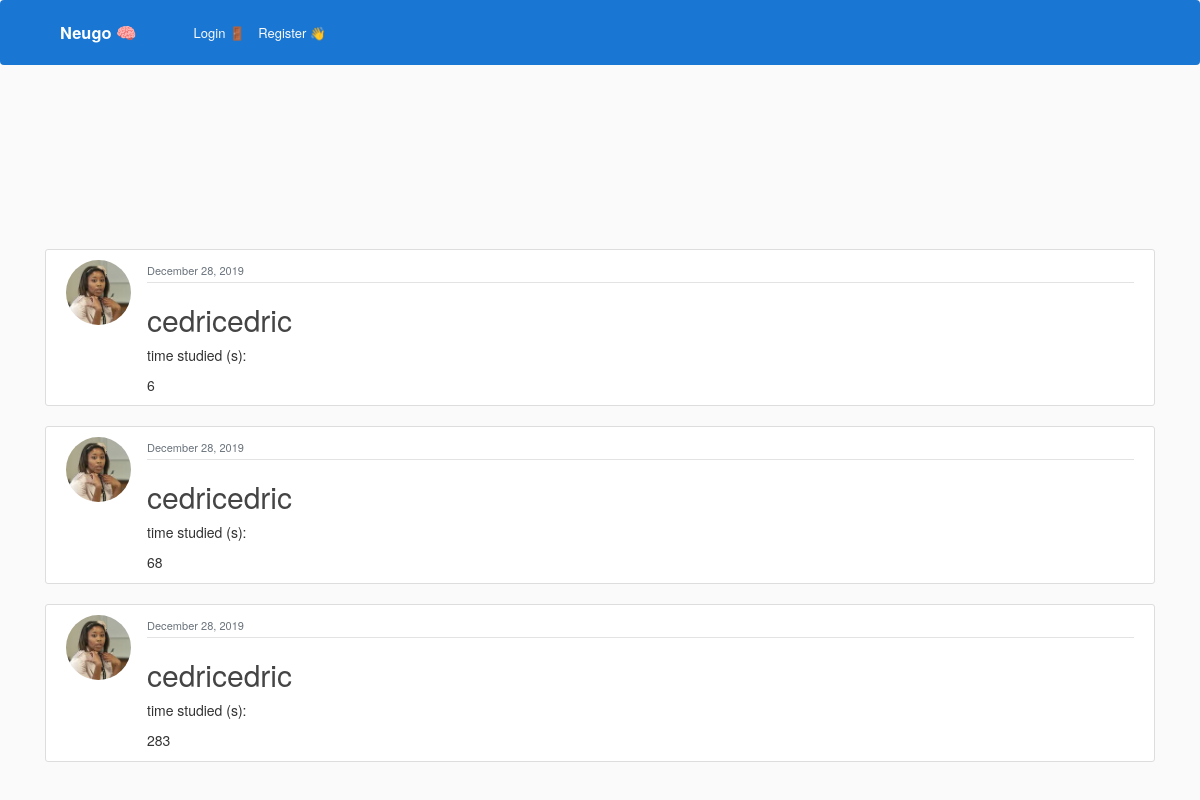
The page /rewards/purchase_rewards/go_home/ on the database as committed earlier.
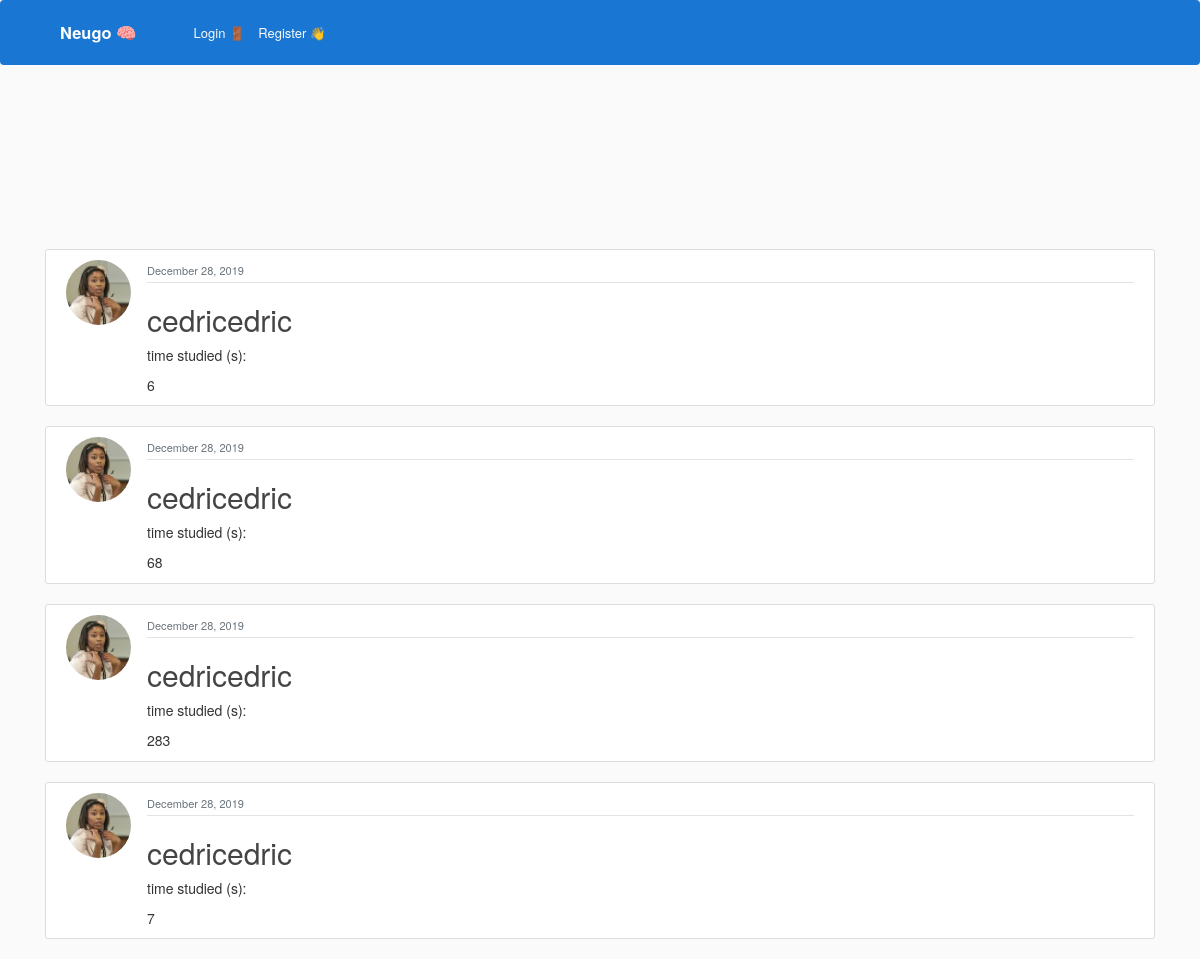
The same page on the database as committed later.
### blog/models.py (models this page shows, shortened)
class Post(models.Model):
    objects = models.Manager()
    title = "title" #models.CharField(max_length=100)
    time_studied = models.IntegerField(default=20)
    date_posted = models.DateTimeField(default=timezone.now)
    author = models.ForeignKey(User, on_delete=models.CASCADE)

### users/models.py (models this page shows, shortened)
class Profile(models.Model):
    user = models.OneToOneField(User, on_delete=models.CASCADE)
    profile_pictures = [
        "asian_student.jpeg",
        "black_and_white_photo.jpg",
        "college_student.jpeg",
        "girl_looking_sideways.jpg",
        "nerdy_guy.jpg",
        "science_student.jpeg",
        "student_sitting_on_grass.jpg",
    ]
    for i in range(len(profile_pictures)):
        profile_pictures[i] = "potential_pics/" + profile_pictures[i]
    image = models.ImageField(
        default=random.choice(profile_pictures), upload_to="profile_pics"
    )
    wallet_points = models.BigIntegerField(default=0)
    university = models.CharField(default="", max_length=35)
    subject = models.CharField(default="", max_length=35)

### blog/views.py (the view)
# urls.py: path('', PostListView.as_view(), name='blog-home'),
def home(request):
    context = {"posts": Post.objects.all()}
    return render(request, "blog/home.html", context)

### blog/templates/blog/home.html (shortened to what this page needs)
{% extends "blog/base.html" %}
{% block content %}
<head>
</head>
    {% for post in posts %}
        <article class="media content-section" >
          <img class="rounded-circle article-img" src="{{ post.author.profile.image.url }}">
          <div class="media-body">
            <div class="article-metadata">
              <small class="text-muted">{{ post.date_posted|date:"F d, Y" }}</small>
            </div>
            <h2><a class="article-title" href="{% url 'post-detail' post.id %}">{{ post.author }}</a></h2>
            <p> time studied (s): </p>
              <p class="article-content">{{ post.time_studied }}</p>
            </div>
        </article>
    {% endfor %}
{% endblock content %}

Rows that differ between the two databases and show on the page:
added Post: author.profile.image (picture), date_posted "December 28, 2019", author "cedricedric", time_studied "7"
